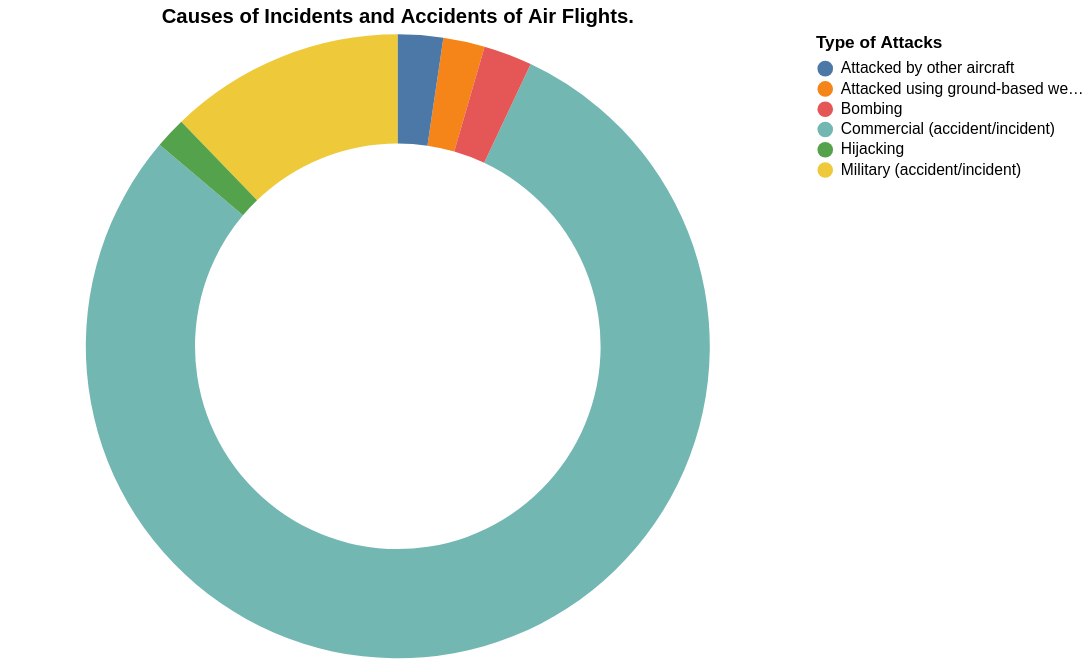

Specify this chart in Vega-Lite:
### Vega-Lite specification from a JSON file in a GitHub repository (floating-point values rounded to 4 significant figures)
{"$schema": "https://vega.github.io/schema/vega-lite/v5.json", "width": 500, "height": 400, "title": "Causes of Incidents and Accidents of Air Flights.", "data": {"values": [{"category": "EXG", "value": 12, "description": "Attacked using ground-based weapons"}, {"category": "MIL", "value": 68, "description": "Military (accident/incident)"}, {"category": "COM", "value": 441, "description": "Commercial (accident/incident)"}, {"category": "INB", "value": 14, "description": "Bombing"}, {"category": "EXS", "value": 13, "description": "Attacked by other aircraft"}, {"category": "INH", "value": 9, "description": "Hijacking"}]}, "mark": {"type": "arc", "innerRadius": 130}, "encoding": {"theta": {"field": "value", "type": "quantitative"}, "color": {"field": "description", "type": "nominal", "title": "Type of Attacks"}, "tooltip": [{"field": "category", "title": "Type"}, {"field": "description", "title": "Description"}, {"field": "value", "title": "Number of accidents"}]}, "config": {}}
